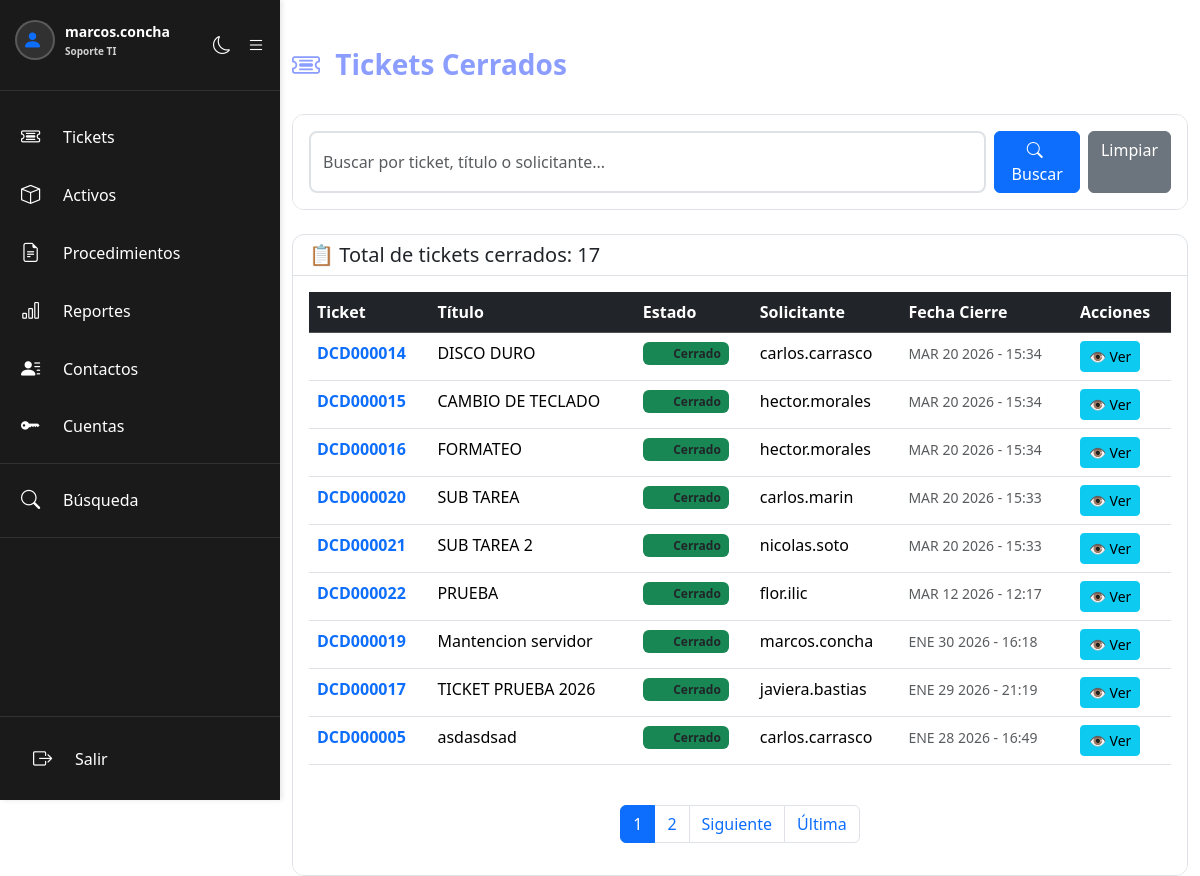
Page /tickets_cerrados.php (signed in) on the earlier database version.
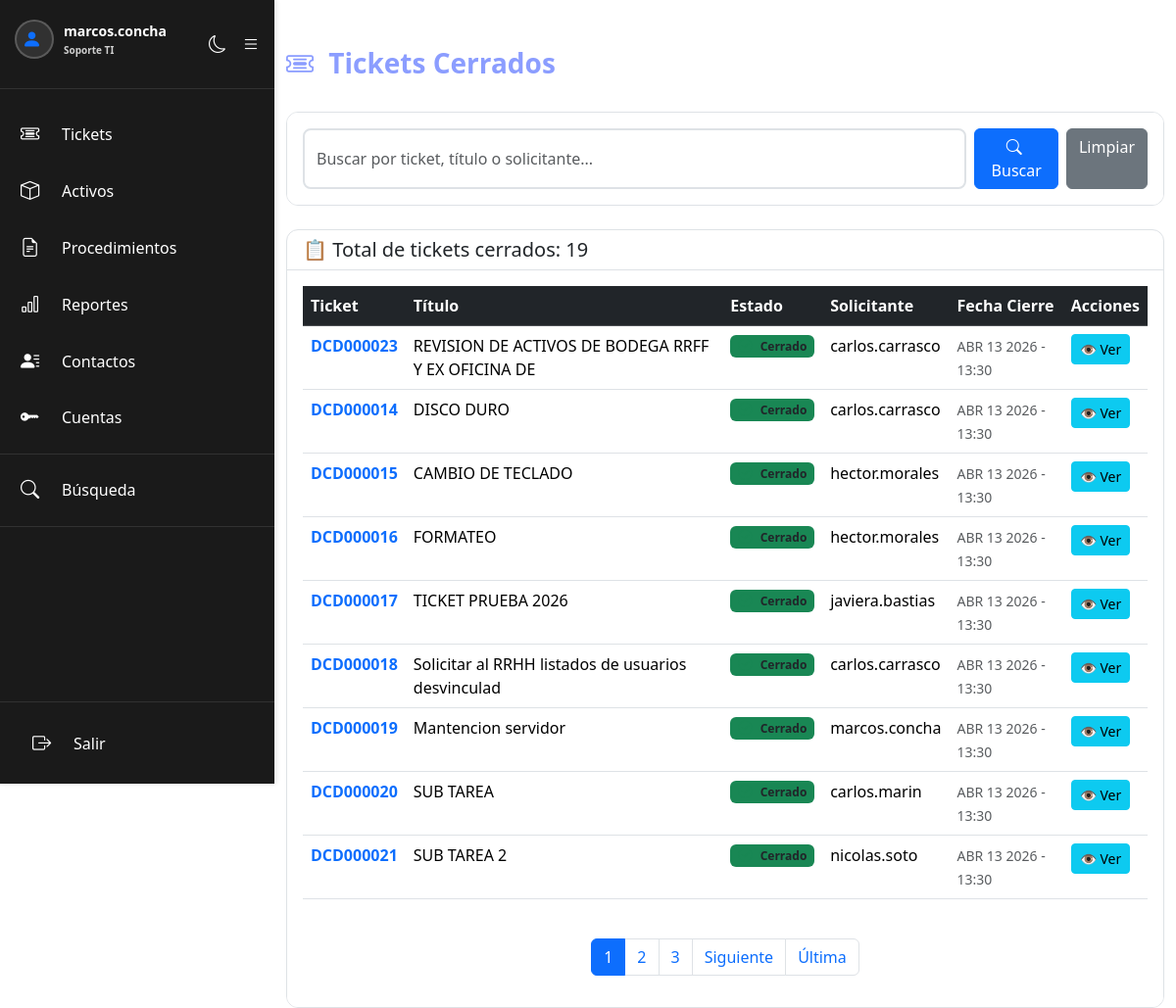
Same page on the later database version.
### tables this page shows
CREATE TABLE `tickets` (
  `id` int NOT NULL AUTO_INCREMENT,
  `ticket_padre_id` int DEFAULT NULL,
  `ticket_number` varchar(50) NOT NULL,
  `titulo` varchar(255) NOT NULL,
  `descripcion` longtext,
  `estado` varchar(50) DEFAULT 'sin abrir',
  `es_cerrado` tinyint(1) DEFAULT '0',
  `usuario_creador` int DEFAULT NULL,
  `nombre_solicitante` varchar(255) DEFAULT NULL,
  `propietario` int DEFAULT NULL,
  `responsable` int DEFAULT NULL,
  `fecha_creacion` datetime DEFAULT CURRENT_TIMESTAMP,
  `fecha_ultima_modificacion` datetime DEFAULT CURRENT_TIMESTAMP ON UPDATE CURRENT_TIMESTAMP,
  `motivo_cierre` varchar(255) DEFAULT NULL,
  `estado_cancelacion` varchar(255) DEFAULT NULL,
  PRIMARY KEY (`id`),
  UNIQUE KEY `ticket_number` (`ticket_number`),
  KEY `usuario_creador` (`usuario_creador`),
  KEY `propietario` (`propietario`),
  KEY `responsable` (`responsable`),
  KEY `fk_ticket_padre` (`ticket_padre_id`),
  CONSTRAINT `fk_ticket_padre` FOREIGN KEY (`ticket_padre_id`) REFERENCES `tickets` (`id`) ON DELETE CASCADE,
  CONSTRAINT `tickets_ibfk_1` FOREIGN KEY (`usuario_creador`) REFERENCES `users` (`id`),
  CONSTRAINT `tickets_ibfk_2` FOREIGN KEY (`propietario`) REFERENCES `users` (`id`),
  CONSTRAINT `tickets_ibfk_3` FOREIGN KEY (`responsable`) REFERENCES `users` (`id`)
);

### includes/config.php (called while the page is built, shortened)
<?php
function formatearFechaHora($fecha) {
    $meses = ['', 'ENE', 'FEB', 'MAR', 'ABR', 'MAY', 'JUN', 'JUL', 'AGO', 'SEP', 'OCT', 'NOV', 'DIC'];
    $timestamp = strtotime($fecha);
    $mes = $meses[date('n', $timestamp)];
    $dia = date('d', $timestamp);
    $año = date('Y', $timestamp);
    $hora = date('H:i', $timestamp);
    return "$mes $dia $año - $hora";
}

### tickets_cerrados.php (the view, shortened to what the changed rows need)
<?php
require_once 'includes/config.php';
$tickets = [];
$pagina = (int)($_GET["pagina"] ?? 1);
$pagina = max(1, $pagina);
try {
    $where = "es_cerrado = 1";
    $params = [];
    $stmt = $conexion->prepare("SELECT COUNT(*) as total FROM tickets WHERE $where");
    $stmt->execute($params);
    $resultado = $stmt->fetch(PDO::FETCH_ASSOC);
    $total = $resultado["total"];
    $por_pagina = 9;
    $total_paginas = ceil($total / $por_pagina);
    $offset = ($pagina - 1) * $por_pagina;
    $query = "SELECT * FROM tickets WHERE $where ORDER BY fecha_ultima_modificacion DESC LIMIT " . $por_pagina . " OFFSET " . $offset;
    $stmt = $conexion->prepare($query);
    $stmt->execute($params);
    $tickets = $stmt->fetchAll(PDO::FETCH_ASSOC);
} catch (PDOException $e) {
    $error = "Error al obtener tickets: " . $e->getMessage();
}
?>
<!DOCTYPE html>
<html lang="es" id="htmlRoot">
<head>
    <link href="https://cdn.jsdelivr.net/npm/bootstrap@5.3.8/dist/css/bootstrap.min.css" rel="stylesheet">
    <link href="css/dark-mode.css" rel="stylesheet">
</head>
<body>
    <?php include 'includes/sidebar.php'; ?>
    <div class="container mt-5">
        <div class="row">
            <div class="col-md-12">
                <div class="card">
                    <div class="card-header">
                        <h5 class="mb-0">📋 Total de tickets cerrados: <?php echo $total; ?></h5>
                    </div>
                    <div class="card-body">
                        <?php if (count($tickets) == 0): ?>
                            <p class="text-muted text-center">No hay tickets cerrados <?php echo !empty($busqueda) ? 'que coincidan con la búsqueda' : ''; ?></p>
                        <?php else: ?>
                            <div class="table-responsive">
                                <table class="table table-hover">
                                    <thead class="table-dark">
                                        <tr>
                                            <th>Ticket</th>
                                            <th>Título</th>
                                            <th>Estado</th>
                                            <th>Solicitante</th>
                                            <th>Fecha Cierre</th>
                                            <th>Acciones</th>
                                        </tr>
                                    </thead>
                                    <tbody>
                                        <?php foreach ($tickets as $ticket): ?>
                                            <tr class="ticket-list-row">
                                                <td>
                                                    <a href="ver_ticket.php?id=<?php echo $ticket['id']; ?>" class="text-decoration-none">
                                                        <strong><?php echo htmlspecialchars($ticket["ticket_number"]); ?></strong>
                                                    </a>
                                                </td>
                                                <td><?php echo htmlspecialchars(substr($ticket["titulo"], 0, 50)); ?></td>
                                                <td>
                                                    <span class="badge bg-success"><i class="bi bi-check-circle"></i> Cerrado</span>
                                                </td>
                                                <td><?php echo htmlspecialchars($ticket["nombre_solicitante"]); ?></td>
                                                <td>
                                                    <small class="text-muted"><?php echo formatearFechaHora($ticket["fecha_ultima_modificacion"]); ?></small>
                                                </td>
                                                <td>
                                                    <a href="ver_ticket.php?id=<?php echo $ticket['id']; ?>" class="btn btn-sm btn-info">👁️ Ver</a>
                                                </td>
                                            </tr>
                                        <?php endforeach; ?>
                                    </tbody>
                                </table>
                            </div>
                            <?php if ($total_paginas > 1): ?>
                                <nav aria-label="Paginación" class="mt-4">
                                    <ul class="pagination justify-content-center">
                                        <?php for ($i = max(1, $pagina - 2); $i <= min($total_paginas, $pagina + 2); $i++): ?>
                                            <li class="page-item <?php echo $i == $pagina ? 'active' : ''; ?>">
                                                <a class="page-link" href="?pagina=<?php echo $i; ?><?php echo !empty($busqueda) ? '&buscar=' . urlencode($busqueda) : ''; ?>">
                                                    <?php echo $i; ?>
                                                </a>
                                            </li>
                                        <?php endfor; ?>
                                    </ul>
                                </nav>
                            <?php endif; ?>
                        <?php endif; ?>
                    </div>
                </div>
            </div>
        </div>
    </div>
</body>
</html>

Differences in the rows shown:
no longer on this page (row edited): tickets: ticket_number "DCD000022", titulo "PRUEBA", nombre_solicitante "flor.ilic", fecha_ultima_modificacion "MAR 12 2026 - 12:17"
no longer on this page (row unchanged): tickets: ticket_number "DCD000005", titulo "asdasdsad", nombre_solicitante "carlos.carrasco", fecha_ultima_modificacion "ENE 28 2026 - 16:49"
now on this page (row edited): tickets: ticket_number "DCD000023", titulo "REVISION DE ACTIVOS DE BODEGA RRFF Y EX OFICINA DE", nombre_solicitante "carlos.carrasco", fecha_ultima_modificacion "ABR 13 2026 - 13:30"
changed tickets "DCD000014": fecha_ultima_modificacion "MAR 20 2026 - 15:34" → "ABR 13 2026 - 13:30"
changed tickets "DCD000015": fecha_ultima_modificacion "MAR 20 2026 - 15:34" → "ABR 13 2026 - 13:30"
changed tickets "DCD000016": fecha_ultima_modificacion "MAR 20 2026 - 15:34" → "ABR 13 2026 - 13:30"
changed tickets "DCD000017": fecha_ultima_modificacion "ENE 29 2026 - 21:19" → "ABR 13 2026 - 13:30"; moves up the list
added tickets: ticket_number "DCD000018", titulo "Solicitar al RRHH listados de usuarios desvinculad", nombre_solicitante "carlos.carrasco", fecha_ultima_modificacion "ABR 13 2026 - 13:30"
changed tickets "DCD000019": fecha_ultima_modificacion "ENE 30 2026 - 16:18" → "ABR 13 2026 - 13:30"; moves up the list
changed tickets "DCD000020": fecha_ultima_modificacion "MAR 20 2026 - 15:33" → "ABR 13 2026 - 13:30"
changed tickets "DCD000021": fecha_ultima_modificacion "MAR 20 2026 - 15:33" → "ABR 13 2026 - 13:30"
Other differences:
$total: "17" → "19"
new list line: "3"
